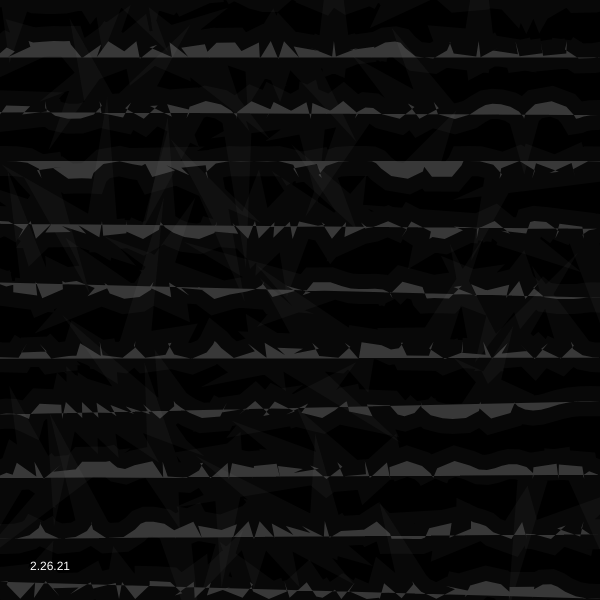
Frame 1 (no input)
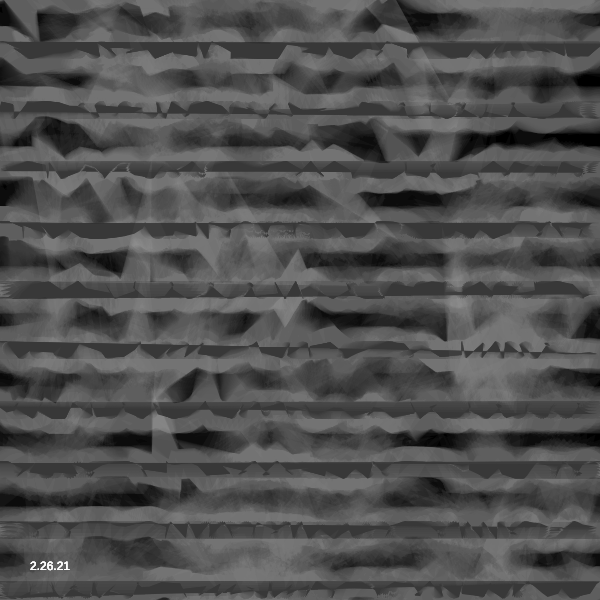
Frame 60 (no input)
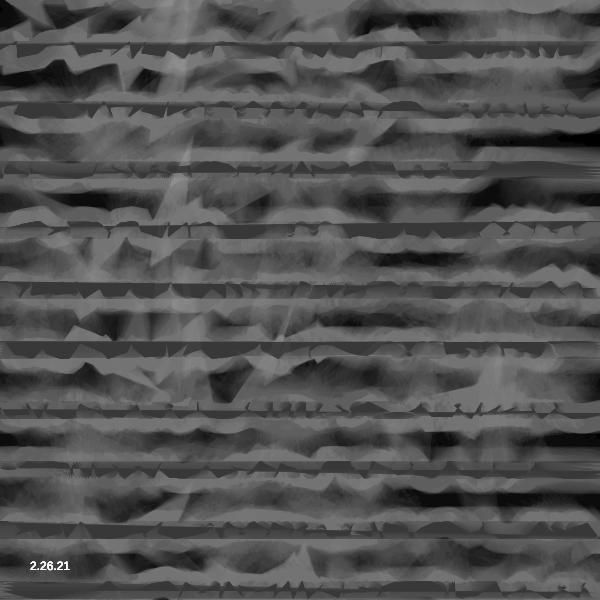
Frame 120 (the mouse pressed at the canvas centre since frame 60)

The p5.js sketch that drew these frames (run headless with seeded random() and noise() and a simulated clock; from frame 60 on, the mouse is pressed at the canvas centre):

// p5.js sketch
// ── sketch.js
function setup () {
    var canvas;
    if(windowWidth>=600 && windowHeight >=600){
      canvas = createCanvas(600, 600);
    }
    else{
      canvas = createCanvas(windowWidth, windowHeight - 100);
    }

    var x = (windowWidth - width) / 2;
    var y = (windowHeight - height) / 2;

    canvas.position(x, y);

    background(0);
}

var t = 0;

function draw() {
  background(0, 10);
  stroke(200, 10)
  fill(50)

  strokeWeight(30)

  k=map(sin(t+=.001),-10,1,99,500)

  for(y=-10; y<width; y+=60,endShape()){
    for(beginShape(),x=-10; x<width+10; x+=8){
      vertex(sin(d=noise(x/width,y/width-t)*k)*9+x,cos(d)*9+y);
    }
  }

  fill(255)
  noStroke();
  text("2.26.21", 30, height-30)
}
